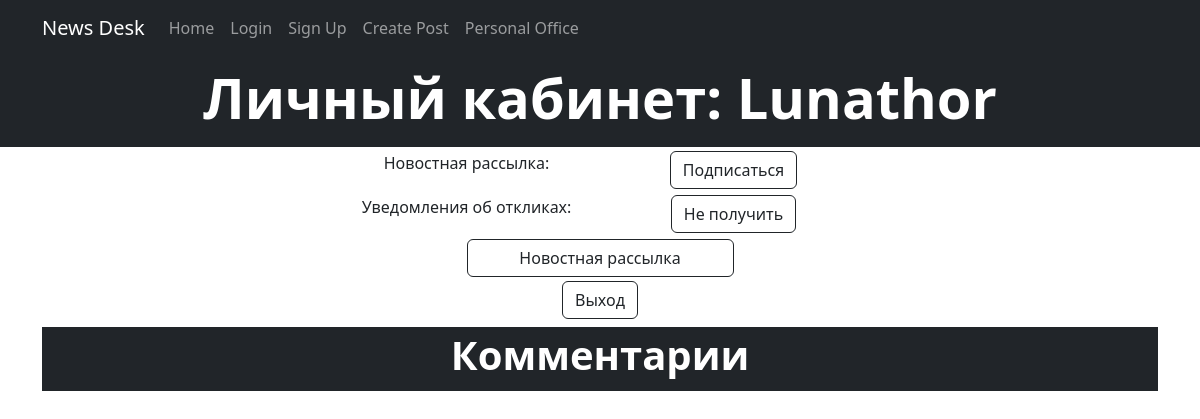
/personal/ (signed in), run on an earlier commit of the app's database.
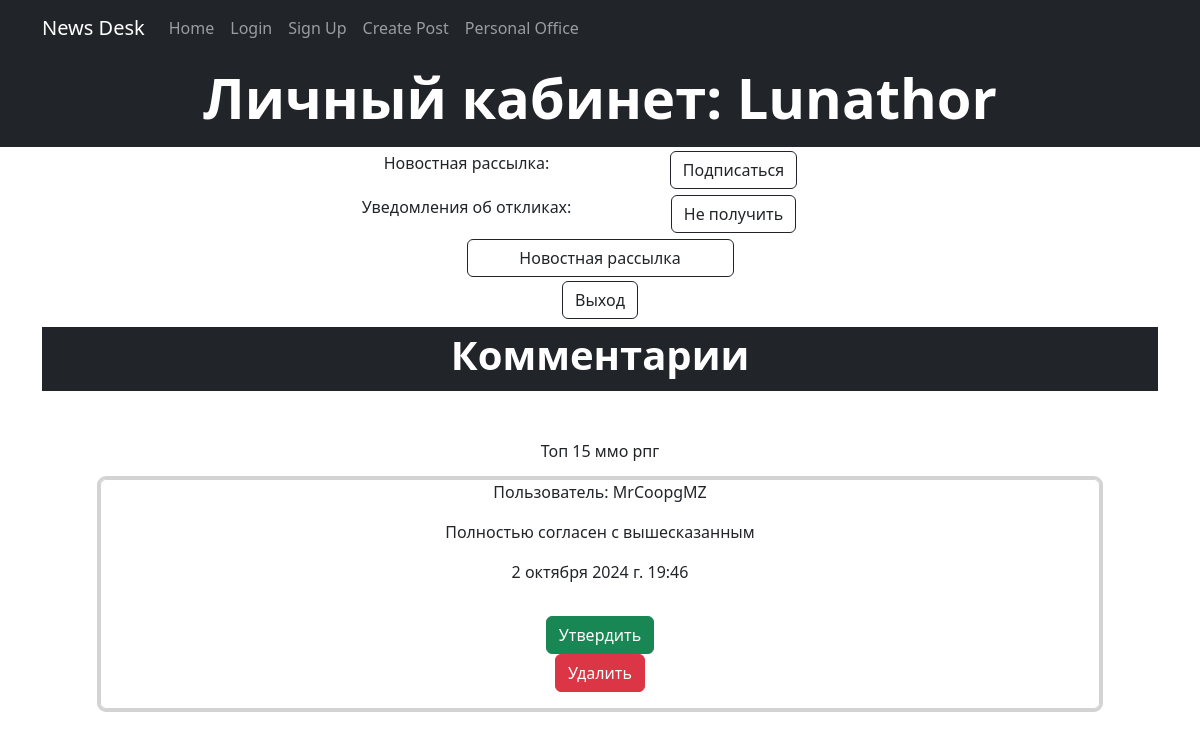
And on a later commit of the database.
### desk/models.py (models this page shows, shortened)
class Post(models.Model):
    class Meta:
        verbose_name = 'Пост'
        verbose_name_plural = 'Посты'
    title = models.CharField(max_length=200, verbose_name="Заголовок")
    text = models.TextField(verbose_name="Текст")
    author = models.ForeignKey(User, on_delete=models.CASCADE, verbose_name="Автор")
    category = models.CharField(max_length=2, choices=CATEGORY_CHOICE, verbose_name="Категория")
    time_in = models.DateTimeField(auto_now_add=True)
    def preview(self):
        dots = ''
        if len(self.title) > 30:
            dots = '...'
        return self.title[:30] + dots

class Comment(models.Model):
    class Meta:
        verbose_name = 'Отклик'
        verbose_name_plural = 'Отклики'
    post = models.ForeignKey(Post, on_delete=models.CASCADE, verbose_name="Пост")
    author = models.ForeignKey(User, on_delete=models.CASCADE, verbose_name="Автор")
    text = models.TextField(verbose_name="Текст")
    time_in = models.DateTimeField(auto_now_add=True)
    confirmed = models.BooleanField(default=False, verbose_name="Подтвержденный отклик")

class User(AbstractUser):
    class Meta:
        verbose_name = 'Пользователь'
        verbose_name_plural = 'Пользователи'
    email = models.EmailField(unique=True)
    is_verified = models.BooleanField(default=False)
    email_otp = models.CharField(max_length=6, blank=True, null=True)
    user_response = models.BooleanField(default=True, verbose_name="Уведомление об откликах")
    news_subscription = models.BooleanField(default=False, verbose_name="Новостная рассылка")
    USERNAME_FIELD = "email"
    REQUIRED_FIELDS = ["username"]
    def __str__(self):
        return f'{self.username}'

### desk/views.py (the view, shortened to what this page needs)
# urls.py: path('personal/', PersonalOfficeView.as_view(), name='personal'),
class PersonalOfficeView(CustomLoginRequiredMixin, ListView):
    model = Comment
    template_name = 'personal_office.html'
    context_object_name = 'comments'
    def get_context_data(self, **kwargs):
        context = super().get_context_data(**kwargs)
        context['user'] = self.request.user
        context['posts'] = Post.objects.filter(author=self.request.user).order_by('-time_in')
        return context

### desk/mixins.py (called while the page is built)
    def dispatch(self, request, *args, **kwargs):
        if not request.user.is_authenticated:
            return redirect('login')
        return super().dispatch(request, *args, **kwargs)

### desk/templatetags/custom_filters.py (called while the page is built)
@register.filter
def have_comments(pk: int) -> bool:
    if Comment.objects.filter(post=pk, confirmed=False).exists():
        return True
    else:
        return False

### templates/personal_office.html (shortened to what the changed rows need)
{% extends 'flatpages/default.html' %}
{% load custom_filters %}
{% block name %}
    Личный кабинет: {{ user.username }}
{% endblock name %}
{% block content %}
    <div class="container px-4 px-lg-5 mt-1">
        <div class="row gx-4 gx-lg-5 row-cols-2 row-cols-md-3 row-cols-xl-4 justify-content-center">
        </div>
        <div class="row gx-4 gx-lg-5 row-cols-2 row-cols-md-3 row-cols-xl-4 mt-1 justify-content-center">
        </div>
        {% if user.is_staff %}
            <div class="row gx-4 gx-lg-5 row-cols-2 row-cols-md-3 row-cols-xl-4 mt-1 justify-content-center">
            </div>
        {% endif %}
    </div>
    <div class="row gx-4 gx-lg-5 row-cols-2 row-cols-md-3 row-cols-xl-4 mt-1 justify-content-center">
        <form action="{% url 'logout' %}" method="post" >
        </form>
    </div>
    <header class="bg-dark py-1 mt-2">
        <div class="container px-4 px-lg-5 ">
            <div class="text-center text-white">
                <h1 class="display-6 fw-bolder">
                    Комментарии
                </h1>
            </div>
        </div>
    </header>
    <div class="container px-4 px-lg-5 mt-5 justify-content-center" xmlns="http://www.w3.org/1999/html">
        {% for post in posts %}
            {% if post.id|have_comments %}
                {{ post.preview }}
                {% for comm in comments %}
                    {% if comm.post == post and not comm.confirmed %}
                            <div class="row gx-4 gx-lg-5 row-cols-2 row-cols-md-3 row-cols-xl-4 mt-3 justify-content-center">
                                <div class="card h-100" style="height: 200px; width: 1000px; outline: 3px lightgrey solid;">
                                    <p>
                                        Пользователь:
                                        {{ comm.author }}
                                    </p>
                                    <p>
                                        {{ comm.text }}
                                    </p>
                                    <p>
                                        {{ comm.time_in }}
                                    </p>
                                    <p>
                                        <form method="post">
                                            <input type="submit" class="btn btn-success" value="Утвердить">
                                        </form>
                                        <form method="post">
                                            <input type="submit" class="btn btn-danger" value="Удалить">
                                        </form>
                                    </p>
                                </div>
                            </div>
                    {% endif %}
                {% endfor %}
            {% endif %}
        {% endfor %}
    </div>
{% endblock content %}

What changed in the data, as far as the page shows it:
now on this page (row unchanged): Post: preview "Топ 15 ммо рпг"
added Comment: author "MrCoopgMZ", text "Полностью согласен с вышесказанным", time_in "2 октября 2024 г. 19:46"
